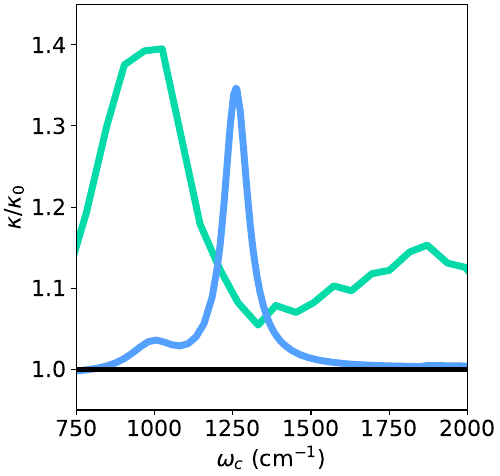

The Python source for this figure:
from matplotlib import cm as colm
from numpy import kron as ꕕ
from matplotlib import cm as colm
import numpy as np
import matplotlib.pyplot as plt
plt.rcParams.update({'font.size': 16})


width= 5
aspect_ratio= 1.05
fig_size = (width, width / aspect_ratio)
plt.figure(figsize=fig_size, constrained_layout=True)

color = ['#ef5777', '#48dbfb', '#8854d0', '#079992', '#e58e26',"#ff9ff3"]

def plot_curve(filename, label, scalefactor, c = 'black'):
    data = np.genfromtxt(filename)
    plt.plot(data[:, 0], data[:, 1]/scalefactor, label = label, c = c, lw = 5)
 

plt.xlim(750, 2000)
plt.xlabel(r'$\omega_c$ $(\mathrm{cm}^{-1})$')
plt.ylabel(r'$\kappa /\kappa_0$')

gledat = np.loadtxt("S11f-CM.out")
plt.plot(gledat[:,0] * 8066,gledat[:,1]/0.0835, c = '#05dba8', lw = 5.0)
plot_curve(f"S11f-QM.out", r'$\eta=1.25\times10^{-3}$', 1.277283572197006e-07, c ='#54a0ff')
 

plt.plot([750, 2000], [1, 1], 'k', lw = 3, label='no cavity')
plt.ylim(0.95,1.45)

plt.savefig('S11f.pdf')